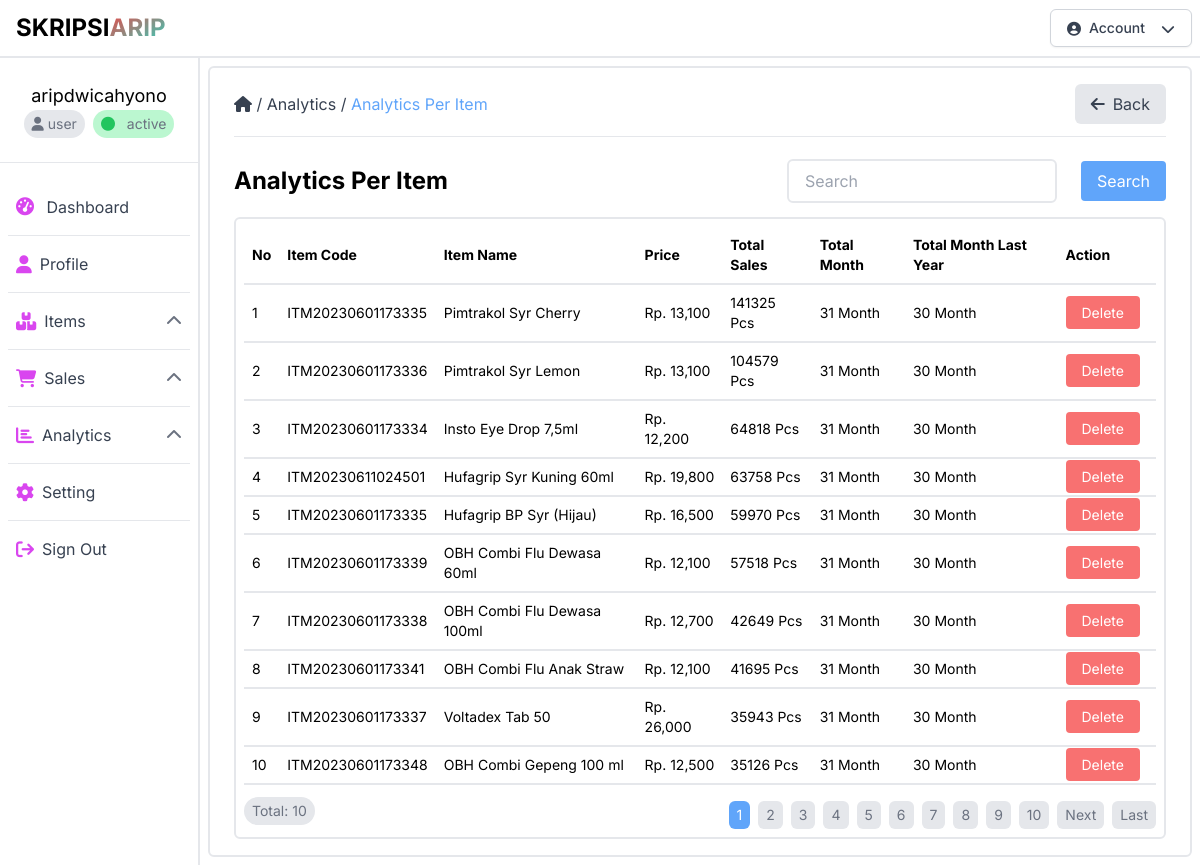
Screenshot of /analytics_per_item.php (signed in) with the database file from the repository.
### tables this page shows
CREATE TABLE `items` (
  `id` int(11) NOT NULL,
  `code` varchar(32) NOT NULL,
  `name` varchar(128) NOT NULL,
  `price` varchar(256) NOT NULL,
  `unit` varchar(32) NOT NULL,
  `stock` varchar(256) NOT NULL,
  `created_at` datetime NOT NULL,
  `updated_at` datetime NOT NULL,
  `id_user` int(11) NOT NULL
);

### public/analytics_per_item.php (the view, shortened to what this page needs)
<?php
require_once("config.php");
$limit = 10;
$page = isset($_GET["page"]) ? (int)$_GET["page"] : 1;
$start = ($page > 1) ? ($page * $limit) - $limit : 0;
$items = mysqli_query($conn, "SELECT i.id, i.code, i.name, i.price,
       SUM(s.sold) AS total_sales,
       COUNT(DISTINCT CONCAT(s.month, s.year)) AS total_month,
       COALESCE(t.total_month_last_year, 0) AS total_month_last_year
FROM items i
LEFT JOIN sales s ON i.id = s.id_item
LEFT JOIN (
   SELECT s1.id_item, COUNT(DISTINCT CONCAT(s1.month, s1.year)) AS total_month_last_year
   FROM sales s1
   WHERE (s1.year >= YEAR(CURDATE()) - 3 AND s1.year <= YEAR(CURDATE()) - 1) -- Tahun ke-3, ke-2, dan ke-1 sejak saat ini
      OR (s1.year = YEAR(CURDATE()) AND s1.month <= MONTH(CURDATE())) -- Bulan-bulan di tahun ini hingga bulan saat ini
   GROUP BY s1.id_item
   HAVING COUNT(DISTINCT CONCAT(s1.month, s1.year)) >= 12
) AS t ON i.id = t.id_item
GROUP BY i.id
ORDER BY total_sales DESC
LIMIT $start, $limit;
");
$next_page = $page + 1;
$no = $start + 1;
?>
<!DOCTYPE html>
<html lang="id">
<head>
    <link rel="stylesheet" href="css/output.css">
    <link rel="stylesheet" href="https://cdnjs.cloudflare.com/ajax/libs/font-awesome/6.4.0/css/all.min.css"
 />
</head>
<body class="font-inter">
    <header class="bg-white w-full border-b-2 border-gray-200">
        <?php
            include("components/navbar.php");
        ?>
    </header>
    <div class="container-fluid mx-auto h-auto">
        <div class="flex">
            <?php
                include("components/sidebar.php");
            ?>
            <div class="w-10/12 h-[calc(100vh-3.5rem)] p-2">
                <div class="w-full h-auto border-2 border-gray-200 rounded-md py-4 px-6">
                    <div class="flex items-center gap-2 mb-3 justify-between">
                        <div>
                            <a href="dashboard.php" class="text-gray-700 hover:text-gray-950"><i class="fas fa-home"></i></a>
                            <span class="text-gray-700">/</span>
                            <a href="analytics.php" class="text-gray-700 hover:text-gray-950">Analytics</a>
                            <span class="text-gray-700">/</span>
                            <a href="analytics_per_item.php" class="text-blue-400 hover:text-blue-600">Analytics Per Item</a>
                        </div>
                        <button class="flex flex-row justify-center items-center bg-gray-200 hover:bg-gray-300 rounded-md px-4 py-2 text-gray-700 space-x-2" onclick="window.history.back();">
                            <i class="fas fa-arrow-left"></i>
                            <span>Back</span>
                        </button>
                    </div>
                    <hr>
                    <div class="flex flex-col gap-4 mt-4">
                        <div class="flex flex-col gap-2">
                            <div class="flex flex-row items-center justify-between">
                                <div class="flex flex-row items-center gap-2">
                                    <h1 class="text-2xl font-bold">Analytics Per Item</h1>
                                </div>
                                <div class="flex flex-row items-center gap-2">
                                    <input type="text" name="search" id="search"
                                        class="border-2 border-gray-200 rounded-md px-4 py-2 focus:outline-none focus:border-blue-400"
                                        placeholder="Search">
                                    <button type="button"
                                        class="bg-blue-400 text-white px-4 py-2 rounded ml-4 my-2 hover:bg-blue-600">
                                        Search
                                    </button>
                                </div>
                            </div>
                            <div class="w-full h-auto border-2 border-gray-200 rounded-md py-2 px-2">
                                <table class="w-full text-left text-sm">
                                    <thead class="border-b-2 border-gray-200">
                                        <tr>
                                            <th class="px-2 py-2">No</th>
                                            <th class="px-2 py-2">Item Code</th>
                                            <th class="px-2 py-2">Item Name</th>
                                            <th class="px-2 py-2">Price</th>
                                            <th class="px-2 py-2">Total Sales</th>
                                            <th class="px-2 py-2">Total Month</th>
                                            <th class="px-2 py-2">Total Month Last Year</th>
                                            <th class="px-2 py-2">Action</th>
                                        </tr>
                                    </thead>
                                    <tbody>
                                        <?php
                                            while($item = mysqli_fetch_assoc($items)){
                                        ?>
                                        <tr class="border-b-2 border-gray-200">
                                            <td class="px-2 py-2"><?php echo $no++; ?></td>
                                            <td class="px-2 py-2"><?php echo $item["code"]; ?></td>
                                            <td class="px-2 py-2"><?php echo $item["name"]; ?></td>
                                            <td class="px-2 py-2">Rp. <?php echo number_format($item["price"]); ?></td>
                                            <td class="px-2 py-2">
                                                <?php echo $item["total_sales"] == null ? 0 : $item["total_sales"]; ?>
                                                Pcs</td>
                                            <td class="px-2 py-2">
                                                <?php echo $item["total_month"] == null ? 0 : $item["total_month"]; ?>
                                                Month</td>
                                            <td class="px-2 py-2">
                                                <?php echo $item["total_month_last_year"] == null ? 0 : $item["total_month_last_year"]; ?>
                                                Month</td>
                                            <td class="px-2 py-2">
                                                <a href="delete_item.php?id=<?php echo $item["id"]; ?>"
                                                    class="bg-red-400 text-white px-4 py-2 rounded hover:bg-red-600 mr-2"
                                                    onclick="return confirm('Are you sure you want to delete this item?');">
                                                    Delete
                                                </a>
                                            </td>
                                        </tr>
                                        <?php
                                            }
                                        ?>
                                    </tbody>
                                </table>
                                <div class="flex flex-row items-center justify-between mt-2">
                                    <h2 class="text-sm text-gray-500 bg-gray-200 px-2 py-1 rounded-full">Total: 10</h2>
                                    <div class="flex flex-row items-center justify-end gap-2 mt-2 text-sm">
                                        <?php
                                            $sql = "SELECT * FROM items";
                                            $result = mysqli_query($conn, $sql);
                                            $total_data = mysqli_num_rows($result);
                                            $total_page = ceil($total_data / $limit);
                                        ?>
                                        <?php
                                            for($i = 1; $i <= $total_page; $i++){
                                                if($i == $page){
                                                    $active = "bg-blue-400 text-white";
                                                }else{
                                                    $active = "bg-gray-200 text-gray-500 hover:bg-gray-400";
                                                }
                                        ?>
                                        <a href="sales_per_item.php?page=<?php echo $i; ?>"
                                            class="<?php echo $active; ?> px-2 py-1 rounded-md">
                                            <?php echo $i; ?>
                                        </a>
                                        <?php
                                            }
                                            if($page < $total_page){
                                        ?>
                                        <a href="sales_per_item.php?page=<?php echo $next_page; ?>"
                                            class="bg-gray-200 text-gray-500 px-2 py-1 rounded-md hover:bg-gray-400">
                                            Next
                                        </a>
                                        <a href="sales_per_item.php?page=<?php echo $total_page; ?>"
                                            class="bg-gray-200 text-gray-500 px-2 py-1 rounded-md hover:bg-gray-400">
                                            Last
                                        </a>
                                        <?php
                                            }
                                        ?>
                                    </div>
                                </div>
                            </div>
                        </div>
                    </div>
                </div>
            </div>
        </div>
</body>
</html>

### public/components/navbar.php (shortened to what this page needs)
<nav class="flex items-center justify-between flex-wrap w-94% mx-auto py-1">
    <div class="">
        <a class="text-2xl font-bold px-4 py-2 flex items-center cursor-pointer" href="index.php">
            SKRIPSI
            <span class="bg-gradient-to-br from-red-500 to-teal-400 bg-clip-text text-transparent">ARIP</span>
        </a>
    </div>
    <div class="">
        <div>
            <button type="button"
                class="inline-flex justify-center rounded-md border border-gray-300 shadow-sm px-4 py-2 bg-white text-sm font-medium text-gray-700 hover:bg-gray-50 focus:outline-none focus:ring-2 focus:ring-offset-2 focus:ring-indigo-500 mr-2"
                id="accountMenuButton" aria-expanded="false" aria-haspopup="true" onclick="toogleAccountMenu()">
                <i class="fas fa-user-circle mr-2 mt-1"></i>
                Account
                <i class="fas fa-chevron-down ml-4 mt-1"></i>
            </button>
        </div>
    </div>
</nav>

### public/components/sidebar.php (shortened to what this page needs)
<div class="w-2/12 h-[calc(100vh-3.5rem)] border-r-2 border-gray-200 overflow-y-auto overflow-hidden no-scrollbar">
    <div class="flex flex-col items-center justify-center mt-4  p-2">
        <h1 class="text-lg"><?php echo $_SESSION["fullname"]; ?></h1>
        <div class="flex flex-row items-center justify-center gap-2">
            <span class="text-sm text-gray-500 bg-gray-200 px-2 py-1 rounded-full">
                <i class="fas fa-user"></i>
                <?php echo $_SESSION["role"]; ?></span>
            <span class="text-sm text-gray-500 bg-green-200 px-2 py-1 rounded-full">
                <i class="fas fa-circle text-green-500 mr-2"></i>
                <?php echo $_SESSION["status"]; ?>
            </span>
        </div>
    </div>
    <hr class="my-4">
    <div class="p-2">
        <ul class="space-y-2">
            <li
                class="flex flex-row justify-between items-center space-x-2 hover:bg-fuchsia-200 rounded-md p-2 cursor-pointer">
                <div>
                    <i class=" text-fuchsia-500 text-lg mr-2 fas fa-tachometer-alt"></i>
                    <a href="dashboard.php" class="text-gray-700 hover:text-gray-900">Dashboard</a>
                </div>
            </li>
            <hr class="border-gray-200">
            <li
                class="flex flex-row justify-between items-center space-x-2 hover:bg-fuchsia-200 rounded-md p-2 cursor-pointer">
                <div class="flex flex-row items-center">
                    <i class="fa-solid fa-user text-fuchsia-500 text-lg mr-2"></i>
                    <a href="profile.php" class="text-gray-700 hover:text-gray-900">Profile</a>
                </div>
            </li>
            <hr class="border-gray-200">
            <li class="flex flex-row justify-between items-center space-x-2 hover:bg-fuchsia-200 rounded-md p-2 cursor-pointer"
                onclick="toggleDropdown('2')">
                <div class="flex flex-row items-center">
                    <i class="fa-solid fa-boxes-stacked text-fuchsia-500 text-lg mr-2"></i>
                    <p class="text-gray-700 hover:text-gray-900">Items</p>
                </div>
                <div>
                    <i class="fas fa-chevron-down first-letter:text-gray-500 ml-auto rotate-180"
                        id="dropdown-icon-2"></i>
                </div>
            </li>
            <hr class="border-gray-200">
            <li class="flex flex-row justify-between items-center space-x-2 hover:bg-fuchsia-200 rounded-md p-2 cursor-pointer"
                onclick="toggleDropdown('3')">
                <div class="flex flex-row items-center">
                    <i class="fa-solid fa-shopping-cart text-fuchsia-500 text-lg mr-2"></i>
                    <p class="text-gray-700 hover:text-gray-900">Sales</p>
                </div>
                <div>
                    <i class="fas fa-chevron-down first-letter:text-gray-500 ml-auto rotate-180"
                        id="dropdown-icon-3"></i>
                </div>
            </li>
            <hr class="border-gray-200">
            <li class="flex flex-row justify-between items-center space-x-2 hover:bg-fuchsia-200 rounded-md p-2 cursor-pointer"
                onclick="toggleDropdown('4')">
                <div class="flex flex-row items-center">
                    <i class="fa-solid fa-chart-bar text-fuchsia-500 text-lg mr-2"></i>
                    <p class="text-gray-700 hover:text-gray-900">Analytics</p>
                </div>
                <div>
                    <i class="fas fa-chevron-down first-letter:text-gray-500 ml-auto rotate-180"
                        id="dropdown-icon-4"></i>
                </div>
            </li>
            <hr class="border-gray-200">
            <li
                class="flex flex-row justify-between items-center space-x-2 hover:bg-fuchsia-200 rounded-md p-2 cursor-pointer">
                <div class="flex flex-row items-center">
                    <i class="fa-solid fa-gear text-fuchsia-500 text-lg mr-2"></i>
                    <a class="text-gray-700 hover:text-gray-900" href="setting.php?id=1">Setting</a>
                </div>
            </li>
            <hr class="border-gray-200">
            <li
                class="flex flex-row justify-between items-center space-x-2 hover:bg-fuchsia-200 rounded-md p-2 cursor-pointer">
                <div class="flex flex-row items-center">
                    <i class="fa-solid fa-sign-out text-fuchsia-500 text-lg mr-2"></i>
                    <a href="signout.php" class="text-gray-700 hover:text-gray-900">Sign Out</a>
                </div>
            </li>
        </ul>
    </div>
</div>

### rows the page displays
items: code "ITM20230601173335", name "Pimtrakol Syr Cherry", price "13,100", total_sales "141325", total_month "31", total_month_last_year "30"
items: code "ITM20230601173336", name "Pimtrakol Syr Lemon", price "13,100", total_sales "104579", total_month "31", total_month_last_year "30"
items: code "ITM20230601173334", name "Insto Eye Drop 7,5ml", price "12,200", total_sales "64818", total_month "31", total_month_last_year "30"
items: code "ITM20230611024501", name "Hufagrip Syr Kuning 60ml", price "19,800", total_sales "63758", total_month "31", total_month_last_year "30"
items: code "ITM20230601173335", name "Hufagrip BP Syr (Hijau)", price "16,500", total_sales "59970", total_month "31", total_month_last_year "30"
items: code "ITM20230601173339", name "OBH Combi Flu Dewasa 60ml", price "12,100", total_sales "57518", total_month "31", total_month_last_year "30"
items: code "ITM20230601173338", name "OBH Combi Flu Dewasa 100ml", price "12,700", total_sales "42649", total_month "31", total_month_last_year "30"
items: code "ITM20230601173341", name "OBH Combi Flu Anak Straw", price "12,100", total_sales "41695", total_month "31", total_month_last_year "30"
items: code "ITM20230601173337", name "Voltadex Tab 50", price "26,000", total_sales "35943", total_month "31", total_month_last_year "30"
items: code "ITM20230601173348", name "OBH Combi Gepeng 100 ml", price "12,500", total_sales "35126", total_month "31", total_month_last_year "30"

### other values shown
$_SESSION["fullname"] "aripdwicahyono"
$_SESSION["role"] "user"
$_SESSION["status"] "active"
